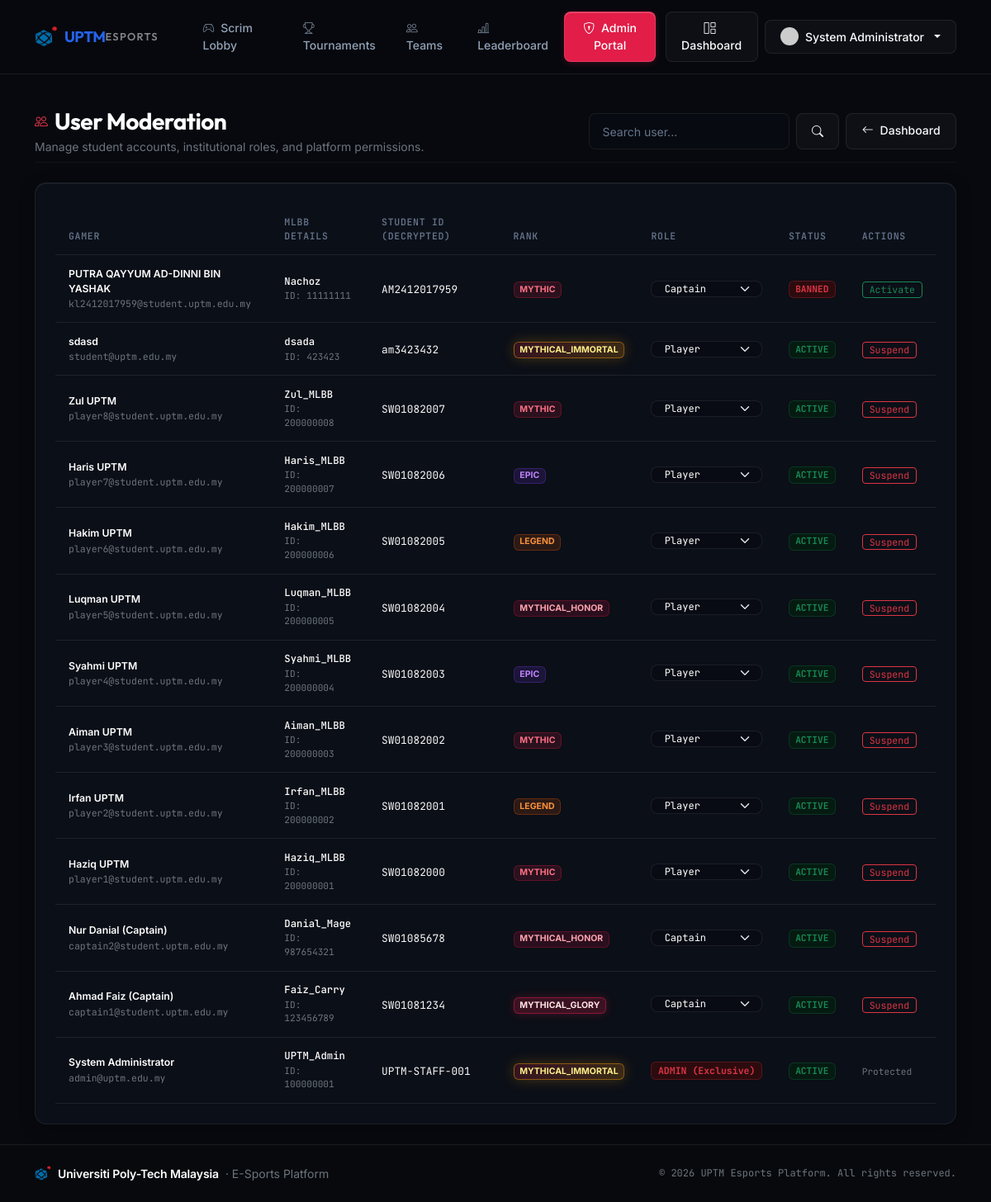
Page /admin/users (signed in) on the committed database.
### app/models.py (models this page shows, shortened)
class User(UserMixin, db.Model):
    __tablename__ = 'users'
    id = db.Column(db.Integer, primary_key=True)
    email = db.Column(db.String(120), unique=True, nullable=False, index=True)
    password_hash = db.Column(db.String(256), nullable=False)
    display_name = db.Column(db.String(100), nullable=False)
    student_id_enc = db.Column(db.String(255), nullable=True)
    phone_enc = db.Column(db.String(255), nullable=True)
    mlbb_ign = db.Column(db.String(50), nullable=True)
    mlbb_id = db.Column(db.String(30), nullable=True)
    rank_tier = db.Column(db.String(30), default='EPIC', index=True)
    avatar_url = db.Column(db.String(255), nullable=True)
    role = db.Column(db.String(20), default='PLAYER', index=True) # ADMIN, CAPTAIN, PLAYER
    status = db.Column(db.String(20), default='ACTIVE', index=True) # ACTIVE, BANNED, INACTIVE
    created_at = db.Column(db.DateTime, default=datetime.utcnow)
    updated_at = db.Column(db.DateTime, default=datetime.utcnow, onupdate=datetime.utcnow)
    team_memberships = db.relationship('TeamMember', back_populates='user', cascade='all, delete-orphan')
    captained_teams = db.relationship('Team', back_populates='captain', foreign_keys='Team.captain_id')
    notifications = db.relationship('Notification', back_populates='user', cascade='all, delete-orphan')
    created_tournaments = db.relationship('Tournament', back_populates='creator')
    @property
    def student_id(self) -> str | None:
        return decrypt_pii(self.student_id_enc)
    @property
    def phone(self) -> str | None:
        return decrypt_pii(self.phone_enc)
    @property
    def is_admin(self) -> bool:
        return self.role == 'ADMIN'

### app/routes/admin.py (the view)
@admin_bp.route('/users')
def users():
    search = request.args.get('q', '').strip()
    query = User.query
    if search:
        query = query.filter(
            (User.email.ilike(f'%{search}%')) |
            (User.display_name.ilike(f'%{search}%')) |
            (User.mlbb_ign.ilike(f'%{search}%'))
        )
    user_list = query.order_by(User.created_at.desc()).all()
    return render_template('admin/users.html', users=user_list, search=search)

### app/routes/admin.py (called while the page is built, shortened)
@admin_bp.before_request
def require_admin():
    if not current_user.is_authenticated:
        _record_admin_audit(None, 'ANONYMOUS_ADMIN_PROBE', 'AdminPortal', request.path, f"Anonymous visitor blocked from accessing {request.path}")
        flash('Please sign in to access this page.', 'warning')
        return redirect(url_for('auth.login', next=request.url))

### app/utils/security.py (called while the page is built)
def _get_aes_key() -> bytes:
    raw_key = Config.ENCRYPTION_KEY
    try:
        key_bytes = bytes.fromhex(raw_key)
        if len(key_bytes) == 32:
            return key_bytes
    except Exception:
        pass
    return hashlib.sha256(raw_key.encode('utf-8')).digest()

def decrypt_pii(stored_val: str | None) -> str | None:
    if not stored_val:
        return None
    try:
        if ':' not in stored_val:
            return stored_val
        nonce_hex, ciphertext_hex = stored_val.split(':', 1)
        nonce = bytes.fromhex(nonce_hex)
        ciphertext = bytes.fromhex(ciphertext_hex)
        key = _get_aes_key()
        aesgcm = AESGCM(key)
        decrypted = aesgcm.decrypt(nonce, ciphertext, None)
        return decrypted.decode('utf-8')
    except Exception:
        return stored_val

### app/templates/admin/users.html (shortened to what this page needs)
{% extends "base.html" %}
{% block content %}
<div class="container py-4">
    <div class="d-flex flex-column flex-md-row justify-content-between align-items-md-center gap-3 mb-4 pb-2 border-bottom border-secondary border-opacity-10">
        <div>
            <div class="d-flex align-items-center gap-2 mb-1">
                <i class="bi bi-people text-danger"></i>
                <h3 class="fw-bold text-white mb-0" style="letter-spacing: -0.02em;">User Moderation</h3>
            </div>
            <p class="text-secondary small mb-0">Manage student accounts, institutional roles, and platform permissions.</p>
        </div>
        <div class="d-flex gap-2">
            <form method="GET" action="{{ url_for('admin.users') }}" class="d-flex gap-2">
                <input type="text" name="q" value="{{ search }}" class="form-control form-control-custom form-control-sm" placeholder="Search user...">
                <button type="submit" class="btn btn-sm btn-outline-custom"><i class="bi bi-search"></i></button>
            </form>
            <a href="{{ url_for('admin.dashboard') }}" class="btn btn-sm btn-outline-custom">
                <i class="bi bi-arrow-left me-1"></i> Dashboard
            </a>
        </div>
    </div>
    <div class="card-custom p-4">
        <div class="table-responsive">
            <table class="table table-custom mb-0">
                <thead>
                    <tr>
                        <th>Gamer</th>
                        <th>MLBB Details</th>
                        <th>Student ID (Decrypted)</th>
                        <th>Rank</th>
                        <th>Role</th>
                        <th>Status</th>
                        <th>Actions</th>
                    </tr>
                </thead>
                <tbody>
                    {% for u in users %}
                        <tr>
                            <td>
                                <div class="fw-semibold text-white small">{{ u.display_name }}</div>
                                <div class="text-secondary font-mono" style="font-size: 0.72rem;">{{ u.email }}</div>
                            </td>
                            <td>
                                <div class="text-white small fw-medium font-mono">{{ u.mlbb_ign or '—' }}</div>
                                <div class="text-secondary font-mono" style="font-size: 0.7rem;">ID: {{ u.mlbb_id or '—' }}</div>
                            </td>
                            <td>
                                <span class="font-mono text-light small" style="font-size: 0.8rem;">{{ u.student_id or '—' }}</span>
                            </td>
                            <td>
                                <span class="badge {{ u.rank_tier | rank_badge_class }}">{{ u.rank_tier }}</span>
                            </td>
                            <td>
                                {% if u.role == 'ADMIN' or u.id == current_user.id %}
                                    <span class="badge bg-danger-subtle text-danger border border-danger border-opacity-25 font-mono" style="font-size: 0.72rem;">ADMIN (Exclusive)</span>
                                {% else %}
                                    <form method="POST" action="{{ url_for('admin.change_user_role', user_id=u.id) }}" class="d-flex gap-1 align-items-center">
                                        <select name="role" class="form-select form-select-custom form-select-sm py-0 font-mono" style="font-size: 0.75rem;" onchange="this.form.submit()">
                                            <option value="PLAYER" {% if u.role == 'PLAYER' %}selected{% endif %}>Player</option>
                                            <option value="CAPTAIN" {% if u.role == 'CAPTAIN' %}selected{% endif %}>Captain</option>
                                        </select>
                                    </form>
                                {% endif %}
                            </td>
                            <td>
                                <span class="badge {% if u.status == 'ACTIVE' %}bg-success-subtle text-success border border-success border-opacity-25{% else %}bg-danger-subtle text-danger border border-danger border-opacity-25{% endif %} font-mono" style="font-size: 0.7rem;">
                                    {{ u.status }}
                                </span>
                            </td>
                            <td>
                                {% if u.role != 'ADMIN' and u.id != current_user.id %}
                                    <form method="POST" action="{{ url_for('admin.toggle_user_status', user_id=u.id) }}">
                                        <button type="submit" class="btn btn-sm {% if u.status == 'ACTIVE' %}btn-outline-danger{% else %}btn-outline-success{% endif %} py-0 px-2 font-mono" style="font-size: 0.72rem;">
                                            {% if u.status == 'ACTIVE' %}Suspend{% else %}Activate{% endif %}
                                        </button>
                                    </form>
                                {% else %}
                                    <span class="text-secondary small font-mono" style="font-size: 0.7rem;">Protected</span>
                                {% endif %}
                            </td>
                        </tr>
                    {% else %}
                        <tr><td colspan="7" class="text-center text-secondary py-4 font-mono small">No users found matching query.</td></tr>
                    {% endfor %}
                </tbody>
            </table>
        </div>
    </div>
</div>
{% endblock %}

### app/templates/base.html (shortened to what this page needs)
<!DOCTYPE html>
<html lang="en" data-bs-theme="dark">
<head>
    <link href="https://cdn.jsdelivr.net/npm/bootstrap@5.3.3/dist/css/bootstrap.min.css" rel="stylesheet">
    <link rel="stylesheet" href="https://cdn.jsdelivr.net/npm/bootstrap-icons@1.11.3/font/bootstrap-icons.min.css">
    <link rel="stylesheet" href="{{ url_for('static', filename='css/style.css') }}">
</head>
<body>
    <nav class="navbar navbar-expand-lg navbar-custom sticky-top">
        <div class="container">
            <a class="navbar-brand d-flex align-items-center gap-2" href="{{ url_for('main.index') }}">
                <img src="{{ url_for('static', filename='img/uptm-icon.png') }}" alt="UPTM Logo" width="28" height="28" class="rounded">
                <span class="d-flex align-items-center gap-1.5">
                    <span class="fw-bold" style="color: #2563eb; letter-spacing: -0.03em;">UPTM</span>
                    <span class="fw-semibold text-white-50" style="font-size: 0.8rem; letter-spacing: 0.1em;">ESPORTS</span>
                </span>
            </a>
            <div class="collapse navbar-collapse" id="navbarMain">
                <ul class="navbar-nav me-auto mb-2 mb-lg-0 ms-lg-4 gap-1">
                    <li class="nav-item">
                        <a class="nav-link {% if request.endpoint and 'scrims' in request.endpoint %}active{% endif %}" href="{{ url_for('scrims.index') }}">
                            <i class="bi bi-controller me-1 opacity-75"></i> Scrim Lobby
                        </a>
                    </li>
                    <li class="nav-item">
                        <a class="nav-link {% if request.endpoint and 'tournaments' in request.endpoint %}active{% endif %}" href="{{ url_for('tournaments.index') }}">
                            <i class="bi bi-trophy me-1 opacity-75"></i> Tournaments
                        </a>
                    </li>
                    <li class="nav-item">
                        <a class="nav-link {% if request.endpoint and 'teams' in request.endpoint %}active{% endif %}" href="{{ url_for('teams.index') }}">
                            <i class="bi bi-people me-1 opacity-75"></i> Teams
                        </a>
                    </li>
                    <li class="nav-item">
                        <a class="nav-link {% if request.endpoint and 'leaderboard' in request.endpoint %}active{% endif %}" href="{{ url_for('leaderboard.index') }}">
                            <i class="bi bi-bar-chart-line me-1 opacity-75"></i> Leaderboard
                        </a>
                    </li>
                </ul>
                <div class="d-flex align-items-center gap-2">
                    {% if current_user.is_authenticated %}
                        {% if current_user.is_admin %}
                            <a href="{{ url_for('admin.dashboard') }}" class="btn btn-sm btn-uptm-red me-1">
                                <i class="bi bi-shield-lock me-1"></i> Admin Portal
                            </a>
                        {% endif %}
                        <a href="{{ url_for('main.dashboard') }}" class="btn btn-sm btn-outline-custom position-relative">
                            <i class="bi bi-grid-1x2 me-1"></i> Dashboard
                        </a>
                        <div class="dropdown">
                            <button class="btn btn-sm btn-outline-custom dropdown-toggle d-flex align-items-center gap-2" type="button" data-bs-toggle="dropdown">
                                <img src="{{ current_user.avatar_url or 'https://api.dicebear.com/7.x/bottts/svg?seed=' ~ current_user.email }}" alt="Avatar" width="22" height="22" class="rounded-circle">
                                <span>{{ current_user.display_name }}</span>
                            </button>
                        </div>
                    {% endif %}
                </div>
            </div>
        </div>
    </nav>
    <main class="flex-grow-1">
        {% block content %}{% endblock %}
    </main>
    <footer class="py-4 text-muted small mt-auto">
        <div class="container d-flex flex-column flex-md-row align-items-center justify-content-between gap-3">
            <div class="d-flex align-items-center gap-2">
                <img src="{{ url_for('static', filename='img/uptm-icon.png') }}" alt="UPTM" width="20" height="20">
                <span class="text-white fw-semibold" style="letter-spacing: -0.01em;">Universiti Poly-Tech Malaysia</span>
                <span class="text-secondary">&middot; E-Sports Platform</span>
            </div>
            <div class="text-secondary font-mono" style="font-size: 0.75rem;">
                &copy; 2026 UPTM Esports Platform. All rights reserved.
            </div>
        </div>
    </footer>
</body>
</html>

### rows in the picture
User: display_name "System Administrator", email "admin@uptm.edu.my", mlbb_ign "UPTM_Admin", mlbb "100000001", student_id_enc "UPTM-STAFF-001", rank_tier "MYTHICAL_IMMORTAL", role "ADMIN (Exclusive)", status "ACTIVE"
User: display_name "PUTRA QAYYUM AD-DINNI BIN YASHAK", email "kl2412017959@student.uptm.edu.my", mlbb_ign "Nachoz", mlbb "11111111", student_id_enc "AM2412017959", rank_tier "MYTHIC", role "Captain", status "BANNED", shows "Activate"
User: display_name "sdasd", email "student@uptm.edu.my", mlbb_ign "dsada", mlbb "423423", student_id_enc "am3423432", rank_tier "MYTHICAL_IMMORTAL", role "Player", status "ACTIVE", shows "Suspend"
User: display_name "Zul UPTM", email "player8@student.uptm.edu.my", mlbb_ign "Zul_MLBB", mlbb "200000008", student_id_enc "SW01082007", rank_tier "MYTHIC", role "Player", status "ACTIVE", shows "Suspend"
User: display_name "Haris UPTM", email "player7@student.uptm.edu.my", mlbb_ign "Haris_MLBB", mlbb "200000007", student_id_enc "SW01082006", rank_tier "EPIC", role "Player", status "ACTIVE", shows "Suspend"
User: display_name "Hakim UPTM", email "player6@student.uptm.edu.my", mlbb_ign "Hakim_MLBB", mlbb "200000006", student_id_enc "SW01082005", rank_tier "LEGEND", role "Player", status "ACTIVE", shows "Suspend"
User: display_name "Luqman UPTM", email "player5@student.uptm.edu.my", mlbb_ign "Luqman_MLBB", mlbb "200000005", student_id_enc "SW01082004", rank_tier "MYTHICAL_HONOR", role "Player", status "ACTIVE", shows "Suspend"
User: display_name "Syahmi UPTM", email "player4@student.uptm.edu.my", mlbb_ign "Syahmi_MLBB", mlbb "200000004", student_id_enc "SW01082003", rank_tier "EPIC", role "Player", status "ACTIVE", shows "Suspend"
User: display_name "Aiman UPTM", email "player3@student.uptm.edu.my", mlbb_ign "Aiman_MLBB", mlbb "200000003", student_id_enc "SW01082002", rank_tier "MYTHIC", role "Player", status "ACTIVE", shows "Suspend"
User: display_name "Irfan UPTM", email "player2@student.uptm.edu.my", mlbb_ign "Irfan_MLBB", mlbb "200000002", student_id_enc "SW01082001", rank_tier "LEGEND", role "Player", status "ACTIVE", shows "Suspend"
User: display_name "Haziq UPTM", email "player1@student.uptm.edu.my", mlbb_ign "Haziq_MLBB", mlbb "200000001", student_id_enc "SW01082000", rank_tier "MYTHIC", role "Player", status "ACTIVE", shows "Suspend"
User: display_name "Nur Danial (Captain)", email "captain2@student.uptm.edu.my", mlbb_ign "Danial_Mage", mlbb "987654321", student_id_enc "SW01085678", rank_tier "MYTHICAL_HONOR", role "Captain", status "ACTIVE", shows "Suspend"
User: display_name "Ahmad Faiz (Captain)", email "captain1@student.uptm.edu.my", mlbb_ign "Faiz_Carry", mlbb "123456789", student_id_enc "SW01081234", rank_tier "MYTHICAL_GLORY", role "Captain", status "ACTIVE", shows "Suspend"
